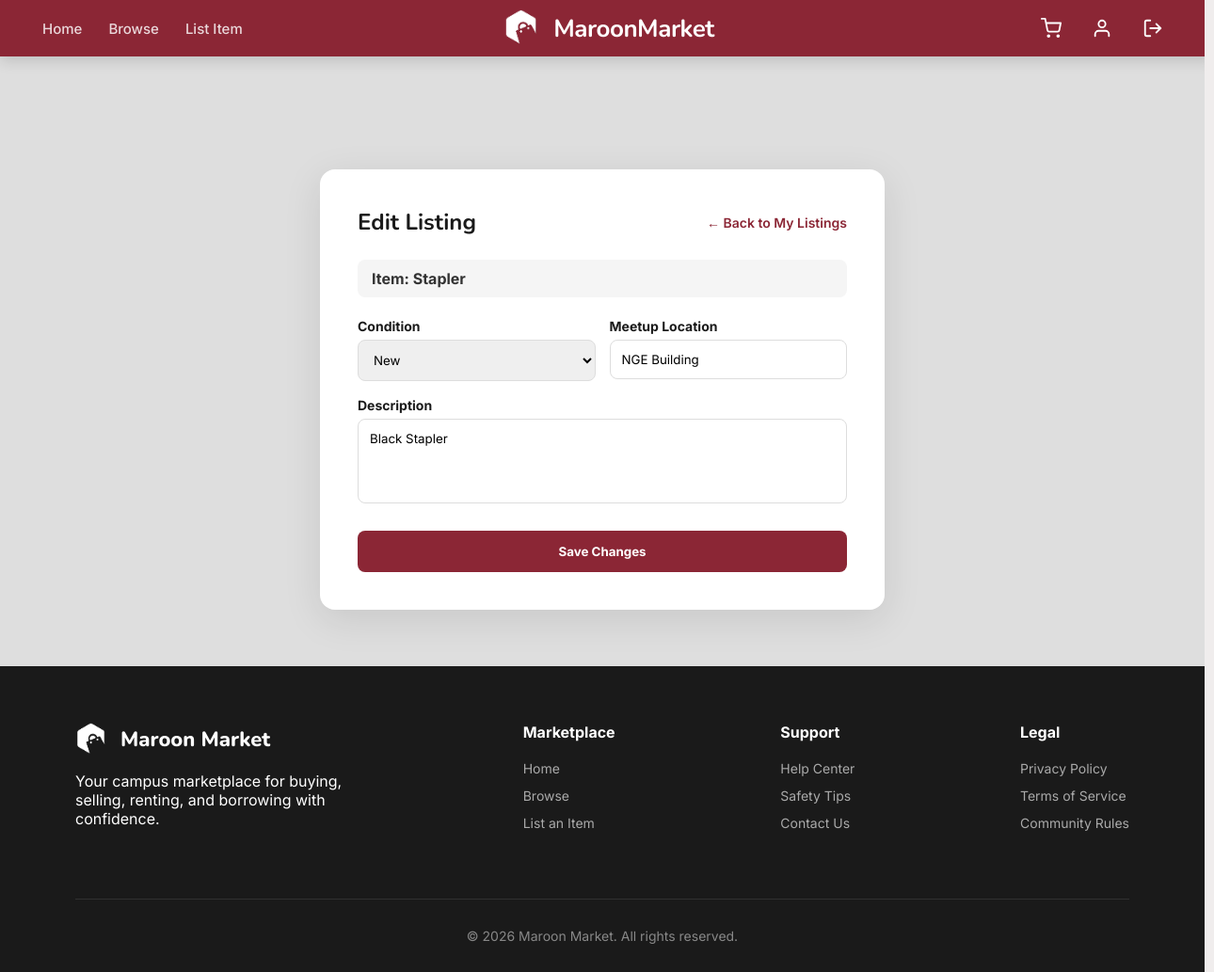
Screenshot of /edit-listing.php?id=1 (signed in) with the database file from the repository.
### tables this page shows
CREATE TABLE `listings` (
  `listingID` int(11) NOT NULL,
  `itemID` int(11) NOT NULL,
  `datePosted` date NOT NULL DEFAULT curdate(),
  `listingType` enum('sale','rent','borrow') NOT NULL,
  `listingStatus` enum('active','closed','pending','deleted') DEFAULT 'active',
  `location` varchar(100) DEFAULT NULL,
  `availabilityFrom` date DEFAULT NULL,
  `availabilityTo` date DEFAULT NULL
);

CREATE TABLE `items` (
  `itemID` int(11) NOT NULL,
  `ownerID` int(11) NOT NULL,
  `name` varchar(100) NOT NULL,
  `description` text DEFAULT NULL,
  `category` varchar(50) DEFAULT NULL,
  `itemCondition` enum('new','good','fair','poor') NOT NULL,
  `source` enum('student','lost_and_found') DEFAULT 'student'
);

### edit-listing.php (the view, shortened to what this page needs)
<?php
    require_once 'includes/header.php';
    include 'connect.php';
    $listingID = intval($_GET['id']);
    $userID = $_SESSION['userID'];
    $query = "SELECT l.*, i.name, i.description, i.itemCondition
            FROM listings l
            JOIN items i ON l.itemID = i.itemID
            WHERE l.listingID = '$listingID' AND i.ownerID = '$userID'";
    $result = mysqli_query($connection, $query);
    $item = mysqli_fetch_assoc($result);
?>
<div class="page">
<main style="position: relative; z-index: 10; padding: 60px 20px; display: flex; justify-content: center;">
    <div style="width: 100%; max-width: 600px; background: #fff; padding: 40px; border-radius: 16px; box-shadow: 0 10px 40px rgba(0,0,0,0.1);">
    <div style="display: flex; justify-content: space-between; align-items: center; margin-bottom: 24px;">
        <h2 style="font-family: 'Nunito', sans-serif; font-size: 24px; color: #1a1a1a; margin: 0;">Edit Listing</h2>
        <a href="my-listings.php" style="color: #8B2635; font-size: 14px; font-weight: 600; text-decoration: none;">&larr; Back to My Listings</a>
    </div>
    <p style="background: #f5f5f5; padding: 10px 15px; border-radius: 8px; font-weight: 700; color: #333; margin-bottom: 20px;">
        Item: <?php echo htmlspecialchars($item['name']); ?>
    </p>
    <form method="post" style="display: flex; flex-direction: column; gap: 15px;">
        <div style="display: flex; gap: 15px;">
            <div style="flex: 1;">
                <label style="font-size: 14px; font-weight: 700; color: #1a1a1a;">Condition</label>
                <select name="condition" required style="width: 100%; padding: 12px; border: 1px solid #ddd; border-radius: 8px; margin-top: 5px; font-family: inherit;">
                    <option value="new" <?php if($item['itemCondition'] == 'new') echo 'selected'; ?>>New</option>
                </select>
            </div>
            <div style="flex: 1;">
                <label style="font-size: 14px; font-weight: 700; color: #1a1a1a;">Meetup Location</label>
                <input type="text" name="location" value="<?php echo htmlspecialchars($item['location']); ?>" required style="width: 100%; padding: 12px; border: 1px solid #ddd; border-radius: 8px; margin-top: 5px; font-family: inherit;">
            </div>
        </div>
        <div>
            <label style="font-size: 14px; font-weight: 700; color: #1a1a1a;">Description</label>
            <textarea name="description" required rows="4" style="width: 100%; padding: 12px; border: 1px solid #ddd; border-radius: 8px; margin-top: 5px; font-family: inherit; resize: none;"><?php echo htmlspecialchars($item['description']); ?></textarea>
        </div>
        <button type="submit" name="btnUpdateListing" style="margin-top: 10px; padding: 14px; border-radius: 8px; border: none; background: #8B2635; color: white; font-weight: bold; cursor: pointer;">Save Changes</button>
    </form>
    </div>
</main>
</div>
<?php require_once 'includes/footer.php'; ?>

### css/style.css (style rules this page uses)
*, *::before, *::after { box-sizing: border-box; margin: 0; padding: 0; }
html, body { font-family: "Inter", Helvetica, sans-serif; background: #f0eded; min-height: 100vh; color: #1a1a1a; }
html { scrollbar-width: thin; scrollbar-gutter: stable; overflow-y: scroll; }
a { text-decoration: none; }
button { cursor: pointer; font-family: inherit; }
.page { width: 100%; min-width: 1280px; margin: 0 auto; overflow: hidden; position: relative; padding-top: 60px; }

### rows the page displays
listings: itemID.name "Stapler", location "NGE Building", description "Black Stapler"
items: condition "New"
